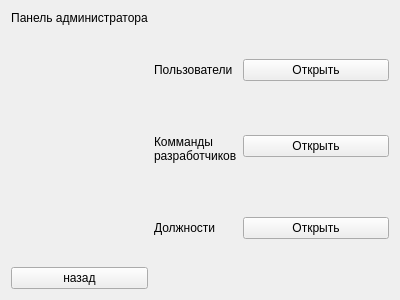
<?xml version="1.0" encoding="UTF-8"?>
<ui version="4.0">
 <class>adminPanel</class>
 <widget class="QWidget" name="adminPanel">
  <property name="geometry">
   <rect>
    <x>0</x>
    <y>0</y>
    <width>400</width>
    <height>300</height>
   </rect>
  </property>
  <property name="windowTitle">
   <string>Панель администратора</string>
  </property>
  <layout class="QHBoxLayout" name="horizontalLayout" stretch="0,1">
   <item>
    <layout class="QVBoxLayout" name="verticalLayout_2">
     <item>
      <widget class="QLabel" name="label">
       <property name="text">
        <string>Панель администратора</string>
       </property>
       <property name="alignment">
        <set>Qt::AlignCenter</set>
       </property>
       <property name="wordWrap">
        <bool>true</bool>
       </property>
      </widget>
     </item>
     <item>
      <spacer name="verticalSpacer">
       <property name="orientation">
        <enum>Qt::Vertical</enum>
       </property>
       <property name="sizeHint" stdset="0">
        <size>
         <width>20</width>
         <height>40</height>
        </size>
       </property>
      </spacer>
     </item>
     <item>
      <widget class="QPushButton" name="pushButton">
       <property name="text">
        <string>назад</string>
       </property>
      </widget>
     </item>
    </layout>
   </item>
   <item>
    <layout class="QFormLayout" name="formLayout">
     <property name="sizeConstraint">
      <enum>QLayout::SetDefaultConstraint</enum>
     </property>
     <property name="fieldGrowthPolicy">
      <enum>QFormLayout::AllNonFixedFieldsGrow</enum>
     </property>
     <property name="rowWrapPolicy">
      <enum>QFormLayout::DontWrapRows</enum>
     </property>
     <property name="labelAlignment">
      <set>Qt::AlignBottom|Qt::AlignLeading|Qt::AlignLeft</set>
     </property>
     <property name="formAlignment">
      <set>Qt::AlignLeading|Qt::AlignLeft|Qt::AlignVCenter</set>
     </property>
     <item row="0" column="0">
      <widget class="QLabel" name="label_2">
       <property name="sizePolicy">
        <sizepolicy hsizetype="Preferred" vsizetype="Expanding">
         <horstretch>0</horstretch>
         <verstretch>0</verstretch>
        </sizepolicy>
       </property>
       <property name="text">
        <string>Пользователи</string>
       </property>
      </widget>
     </item>
     <item row="0" column="1">
      <widget class="QPushButton" name="users_btn">
       <property name="text">
        <string>Открыть</string>
       </property>
      </widget>
     </item>
     <item row="1" column="0">
      <widget class="QLabel" name="label_3">
       <property name="sizePolicy">
        <sizepolicy hsizetype="Preferred" vsizetype="Expanding">
         <horstretch>0</horstretch>
         <verstretch>0</verstretch>
        </sizepolicy>
       </property>
       <property name="text">
        <string>Комманды разработчиков</string>
       </property>
       <property name="wordWrap">
        <bool>true</bool>
       </property>
      </widget>
     </item>
     <item row="2" column="0">
      <widget class="QLabel" name="label_4">
       <property name="sizePolicy">
        <sizepolicy hsizetype="Preferred" vsizetype="Expanding">
         <horstretch>0</horstretch>
         <verstretch>0</verstretch>
        </sizepolicy>
       </property>
       <property name="text">
        <string>Должности</string>
       </property>
      </widget>
     </item>
     <item row="1" column="1">
      <widget class="QPushButton" name="dev_btn">
       <property name="text">
        <string>Открыть</string>
       </property>
      </widget>
     </item>
     <item row="2" column="1">
      <widget class="QPushButton" name="pos_btn">
       <property name="text">
        <string>Открыть</string>
       </property>
      </widget>
     </item>
    </layout>
   </item>
  </layout>
 </widget>
 <resources/>
 <connections/>
</ui>
